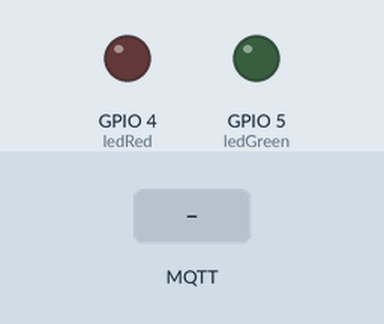
Recording of a sketch running on a simulated ESP8266 (NodeMCU). Parts: output pins drawn as LEDs (lit = HIGH). The test bench sets the inputs (shaded band). WiFi joins after 1.5 s; servers stay silent unless stated; no MQTT or app messages arrive unless stated; what the sketch prints to the serial monitor is not drawn.

Above: at 4.2 s.
4.3 s: MQTT message "1" arrives on the first subscribed topic
At 4.9 s:
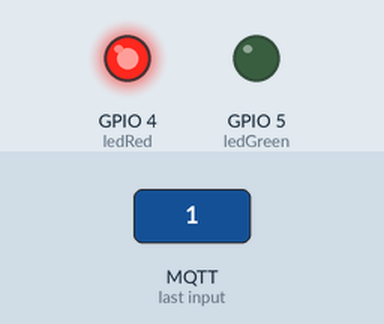
6.0 s: MQTT message "0" arrives on the first subscribed topic
At 7.2 s:
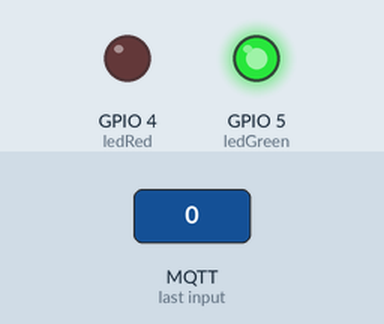
7.5 s: MQTT message "5" arrives on the first subscribed topic
At 8.4 s:
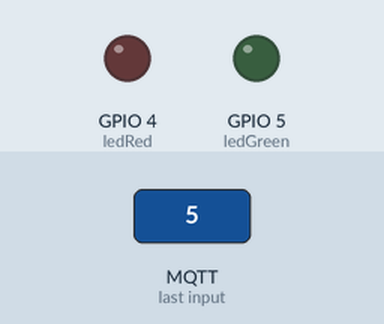
9.0 s: MQTT message "on" arrives on the first subscribed topic
At 9.6 s:
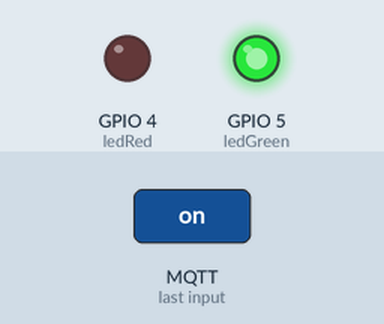
Timing chart, 0 to 11.5 s (numbered marks = the images above; inputs shaded):
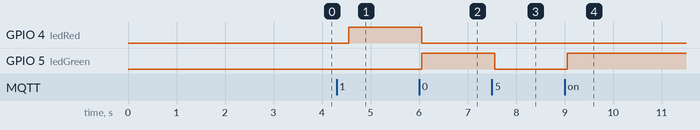

Measured:
- after the input at 4.3 s, GPIO 4 (ledRed): LOW → HIGH after 0.25 s
- after the input at 6.0 s, GPIO 4 (ledRed): HIGH → LOW after 0.06 s; GPIO 5 (ledGreen): LOW → HIGH after 0.06 s
- after the input at 7.5 s, GPIO 5 (ledGreen): HIGH → LOW after 0.06 s
- after the input at 9.0 s, GPIO 5 (ledGreen): LOW → HIGH after 0.06 s

The sketch:

nodemcu.ino
```cpp
#include <PubSubClient.h>
#include <ESP8266WiFi.h>

const int ledRed = 4;
const int ledGreen = 5;

// Wifi configuration
const char* ssid = "my_wifi_ssid";
const char* password = "my_wifi_password";

// mqtt configuration
const char* server = "192.168.1.111";
const char* topic = "/alert";
const char* clientName = "com.gonzalo123.nodemcu";

int value;
int percent;
String payload;

WiFiClient wifiClient;
PubSubClient client(wifiClient);

void wifiConnect() {
  Serial.println();
  Serial.print("Connecting to ");
  Serial.println(ssid);

  WiFi.begin(ssid, password);

  while (WiFi.status() != WL_CONNECTED) {
    delay(500);
    Serial.print(".");
  }
  Serial.println("");
  Serial.print("WiFi connected.");
  Serial.print("IP address: ");
  Serial.println(WiFi.localIP());
}

void mqttReConnect() {
  while (!client.connected()) {
    Serial.print("Attempting MQTT connection...");
    if (client.connect(clientName)) {
      Serial.println("connected");
      client.subscribe(topic);
    } else {
      Serial.print("failed, rc=");
      Serial.print(client.state());
      Serial.println(" try again in 5 seconds");
      delay(5000);
    }
  }
}

void callback(char* topic, byte* payload, unsigned int length) {

  Serial.print("Message arrived [");
  Serial.print(topic);

  String data;
  for (int i = 0; i < length; i++) {
    data += (char)payload[i];
  }
  cleanLeds();
  int value = data.toInt();
  switch (value)  {
    case 1:
      digitalWrite(ledRed, HIGH);
      break;
    case 0:
      digitalWrite(ledGreen, HIGH);
      break;
  }
  Serial.print("] value:");
  Serial.println((int) value);
}

void cleanLeds() {
  digitalWrite(ledRed, LOW);
  digitalWrite(ledGreen, LOW);
}

void setup() {
  Serial.begin(9600);
  pinMode(ledRed, OUTPUT);
  pinMode(ledGreen, OUTPUT);
  cleanLeds();
  Serial.println("start");

  wifiConnect();
  client.setServer(server, 1883);
  client.setCallback(callback);

  delay(1500);
}

void loop() {
  Serial.print(".");
  if (!client.connected()) {
    mqttReConnect();
  }

  client.loop();
  delay(500);
}
```
